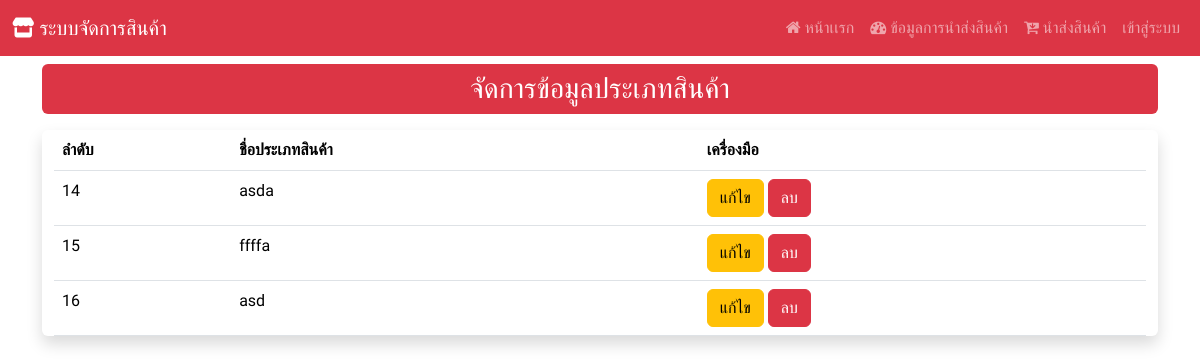
Before: /manage_type with the older database file.
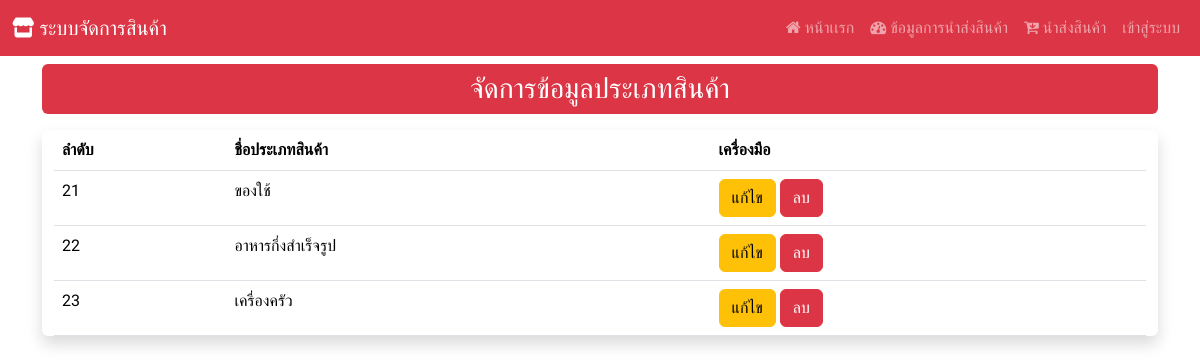
After: the same page with the newer database file.
### Hospital_app/models.py (models this page shows, shortened)
class d_type(models.Model):
    type_id = models.AutoField(primary_key=True)
    type_name = models.CharField(max_length=255)

### Hospital_app/views.py (the view)
# urls.py: path('manage_type',views.manage_type),
def manage_type(request):
    show_type = d_type.objects.all()
    context  = {"type" : show_type}
    return render(request,'manage_type.html',context)

### Hospital_app/templates/manage_type.html (shortened to what this page needs)
{% extends "base.html" %}
{% block content %}
<div class="mt-2 p-2 bg-danger text-center text-white rounded h3">
    จัดการข้อมูลประเภทสินค้า
</div>
<div class="container-fluid my-3 justify-content-center align-items-center shadow rounded">
    <table class="table table-responsive">
        <thead>
            <tr>
                <th>ลำดับ</th>
                <th>ชื่อประเภทสินค้า</th>
                <th></th>
                <th>เครื่องมือ</th>
            </tr>
        </thead>
        <tbody>
            {% for i in type %}
            <tr>
                <td>{{ i.type_id }}</td>
                <td>{{ i.type_name }}</td>
                <td>{{ i.product_exp }}</td>
                <td>
                <div class="col d-none d-sm-block">
                    <a href="editt/{{ i.type_id }}" class="btn btn-warning">แก้ไข</a>
                    <a href="delete_type/{{ i.type_id }}/" class="btn btn-danger" data-bs-toggle="modal" data-bs-target="#deleteConfirmationModal" onclick="setDeleteUrl('delete_type/{{ i.type_id }}/')">ลบ</a>
                </div>
                </td>
            </tr>
            {% endfor %}
        </tbody>
      </div>
</div>
{% endblock %}

Changed rows visible on the page:
removed d_type: type_id "14", type_name "asda"
removed d_type: type_id "15", type_name "ffffa"
removed d_type: type_id "16", type_name "asd"
added d_type: type_id "21", type_name "ของใช้"
added d_type: type_id "22", type_name "อาหารกึ่งสำเร็จรูป"
added d_type: type_id "23", type_name "เครื่องครัว"
